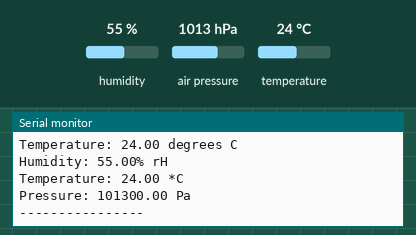
Simulated run of this sketch. Board: Arduino Uno, built with avr-gcc and run on an emulated ATmega328P. Parts: the last lines printed to the serial monitor. The test bench sets the inputs (shaded band); at power-on: humidity 55 %, air pressure 1013 hPa, temperature 24 °C.

Above: at 2.2 s.
2.3 s: humidity set to 22 %
8.3 s: air pressure set to 952 hPa
At 12.7 s:
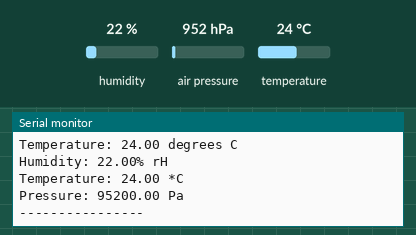
14.3 s: temperature set to 12 °C
At 22.2 s:
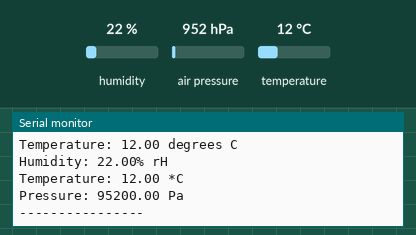

Measured:
- after the input at 8.3 s, the serial monitor: prints a new line after 2.9 s (image 1)
- after the input at 14.3 s, the serial monitor: prints a new line after 7.0 s (image 2)

The sketch:

TemHumPress.ino
```cpp
/*
AHT20    0x38
BMP280   0x77

Based on examples from:
https://embedded-things.blogspot.com/2021/02/test-aht20bmp280-temperature-humidity.html

*/

#include <Wire.h>
#include <Adafruit_BMP280.h>
#include <Adafruit_AHTX0.h>

Adafruit_AHTX0 aht;
Adafruit_BMP280 bmp;

void setup() {
  Serial.begin(115200);
  delay(1000);
  Serial.println(F("Starting UNO R4 WiFi"));
  Serial.flush();
  Serial.print(__FILE__);
  Serial.print(F(", creation/build time: "));
  Serial.println(__TIMESTAMP__);
  Serial.flush();

  Serial.println(F("AHT20+BMP280 test"));

  if (!aht.begin()) {
    Serial.println("Could not find AHT20 sensor: Check wiring!");
    while(1) delay(10);
  }
  Serial.println("AHT20 found");

  if (!bmp.begin()) {
    Serial.println(F("Could not find a valid BMP280 sensor: check wiring!"));
    while(1) delay(10);
  }
  Serial.println("BMP280 found");

  /* Default settings from datasheet. */
  bmp.setSampling(Adafruit_BMP280::MODE_NORMAL,     /* Operating Mode. */
                  Adafruit_BMP280::SAMPLING_X2,     /* Temp. oversampling */
                  Adafruit_BMP280::SAMPLING_X16,    /* Pressure oversampling */
                  Adafruit_BMP280::FILTER_X16,      /* Filtering. */
                  Adafruit_BMP280::STANDBY_MS_500); /* Standby time. */


}

void loop() {

  sensors_event_t humidity, temp;
  aht.getEvent(&humidity, &temp); // populate temp and humidity objects with fresh data
  Serial.print("Temperature: ");
  Serial.print(temp.temperature);
  Serial.println(" degrees C");

  Serial.print("Humidity: ");
  Serial.print(humidity.relative_humidity);
  Serial.println("% rH");

  Serial.print(F("Temperature: "));
  Serial.print(bmp.readTemperature());
  Serial.println(" *C");

  Serial.print(F("Pressure: "));
  Serial.print(bmp.readPressure());
  Serial.println(" Pa");

  Serial.println("----------------");

  delay(10000);

}
```
